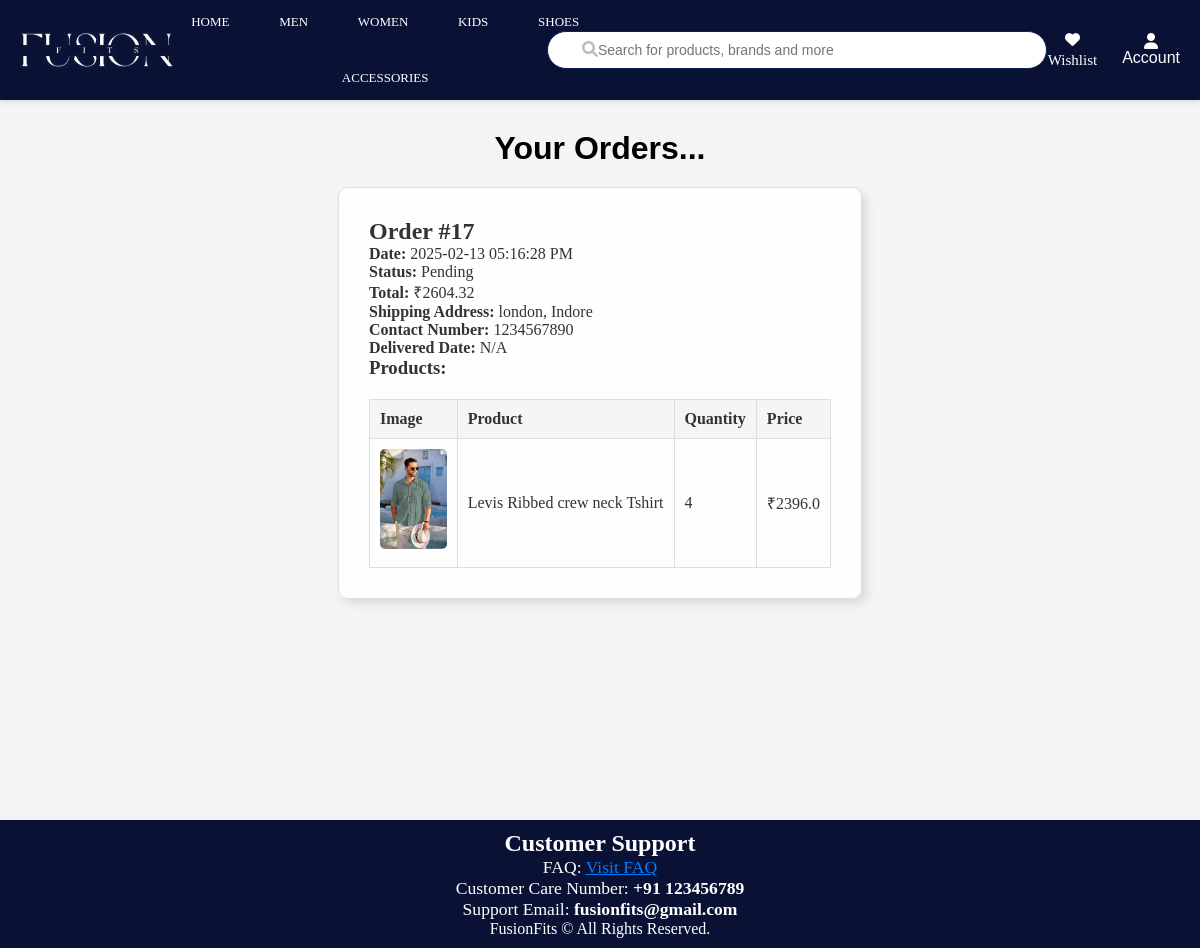
The page /your_orders (signed in) on the database as committed earlier.
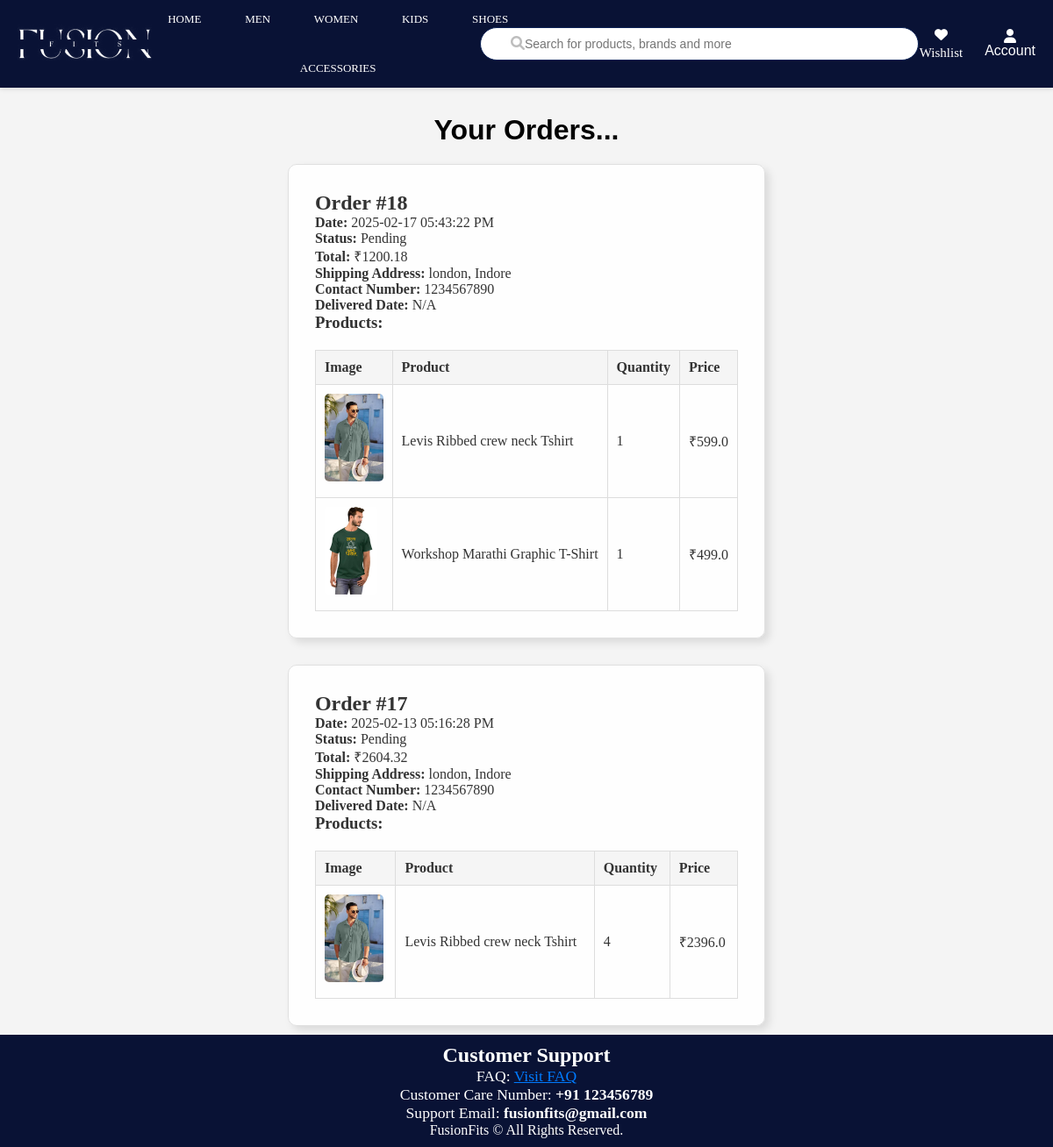
The same page on the database as committed later.
### app/models.py (models this page shows, shortened)
class OrderDetails(db.Model):
    __tablename__ = "order_details"
    id = db.Column(db.Integer, primary_key=True)
    user_name = db.Column(db.String(100), nullable=False)
    user_email = db.Column(db.String(100), nullable=False)
    user_contact = db.Column(db.String(20), nullable=False)
    user_address = db.Column(db.String(200), nullable=False)
    user_city = db.Column(db.String(100), nullable=False)
    subtotal = db.Column(db.Float, nullable=False)
    delivery_charges = db.Column(db.Float, nullable=False)
    grand_total = db.Column(db.Float, nullable=False)
    order_date = db.Column(db.DateTime, nullable=False)
    delivered_date = db.Column(db.DateTime, nullable=True)  # Added Delivered_Date
    user_id = db.Column(db.Integer, db.ForeignKey("user.id",name="u_id"), nullable=False)  # Added user_id
    assigned_delivery_person_id = Column(Integer, ForeignKey("user.id",name="d_id"), nullable=True)
    status_options = Enum("Pending", "In Transit", "Delivered", "Failed")
    status = db.Column(status_options, default="Pending", nullable=False)  # Corrected Enum usage
    user = relationship("User", foreign_keys=[user_id])
    assigned_delivery_person = relationship("User", foreign_keys=[assigned_delivery_person_id])
    products = relationship("Product", secondary="ordered_product", viewonly=True)

class OrderedProduct(db.Model):
    __tablename__ = "ordered_product"
    id = db.Column(db.Integer, primary_key=True)
    order_details_id = db.Column(db.Integer, db.ForeignKey("order_details.id"), nullable=False)  # Foreign key to OrderDetails
    product_id = db.Column(db.Integer, db.ForeignKey("product.id"), nullable=False)
    quantity = db.Column(db.Integer, nullable=False)
    order_amount = db.Column(db.Float, nullable=False)  # Individual item total price
    user_id = db.Column(db.Integer, db.ForeignKey("user.id"), nullable=False)  # Added user_id
    order_details = db.relationship("OrderDetails", backref=db.backref("orders", lazy=True))  # Relationship to OrderDetails
    product = db.relationship("Product", backref=db.backref("order_items", passive_deletes=True))

class ProductImage(db.Model):
    id = db.Column(db.Integer, primary_key=True)
    image_url = db.Column(db.String(255), nullable=False)
    product_id = db.Column(db.Integer, db.ForeignKey("product.id"), nullable=False)

class Product(db.Model):
    __tablename__ = "product"
    id = db.Column(db.Integer, primary_key=True)
    name = db.Column(db.String(100), nullable=False)
    price = db.Column(db.Float, nullable=False)
    description = db.Column(db.String(255), nullable=False)
    category = db.Column(db.String(100), nullable=False)
    quantity = db.Column(db.Integer, nullable=False)
    manufacturer = db.Column(db.String(100), nullable=True)
    country_of_origin = db.Column(db.String(50), nullable=True)
    avg_rating = db.Column(db.Float, nullable=True)
    discount = db.Column(db.Float, default=0.0, nullable=True)
    size = db.Column(db.String(20))  # Ensure this line exists
    colour = db.Column(db.String(20), nullable=True)
    gender = db.Column(db.String(10), nullable=True)  # New field for gender
    images = db.relationship("ProductImage", backref="product", lazy=True)
    ratings = relationship("Rating", back_populates="product")

### app/views.py (the view)
@main.route('/your_orders')
@login_required
def your_orders():
    try:
        orders = (OrderDetails.query
                  .filter_by(user_id=current_user.id)
                  .options(joinedload(OrderDetails.orders).joinedload(OrderedProduct.product).joinedload(Product.images)) #Added image loading
                  .order_by(OrderDetails.order_date.desc())
                  .all())
        if not orders:
            flash("You haven't placed any orders yet.", "info")
            return render_template('your_orders.html', orders=[])
        return render_template('your_orders.html', orders=orders)
    except Exception as e:
        flash(f"An error occurred while fetching your orders: {e}", "danger")
        return redirect(url_for('main.home'))

### app/views.py (called while the page is built)
@main.context_processor
def inject_wishlist():
    if current_user.is_authenticated:
        wishlist_ids = [item.product_id for item in Wishlist.query.filter_by(user_id=current_user.id).all()]
    else:
        wishlist_ids = []
    return dict(wishlist=wishlist_ids)

### app/templates/your_orders.html (shortened to what this page needs)
<!DOCTYPE html>
<html>
<head>
</head>
{% extends 'home.html' %}
{% block content %}
<div class="boxed">
  <header style="text-align: center; background-color: rgba(244, 244, 244, 0.01); color: black; font-family: 'Arial', sans-serif; padding: 20px; border-radius: 10px;">
    <h1>Your Orders...</h1>
</header>
    {% if orders %}
        <div class="orders-container">
            {% for order in orders %}
                <div class="order-card">
                    <h2>Order #{{ order.id }}</h2>
                    <p><strong>Date:</strong> {{ order.order_date.strftime('%Y-%m-%d %I:%M:%S %p') }}</p>
                    <p><strong>Status:</strong> {{ order.status }}</p>
                    <p><strong>Total:</strong> ₹{{ order.grand_total }}</p>
                    <p><strong>Shipping Address:</strong> {{ order.user_address }}, {{ order.user_city }}</p>
                    <p><strong>Contact Number:</strong> {{ order.user_contact }}</p>
                    <p><strong>Delivered Date:</strong> {% if order.delivered_date %}{{ order.delivered_date.strftime('%Y-%m-%d %I:%M:%S %p') }}{% else %}N/A{% endif %}</p>
                    <h3>Products:</h3>
                    <table class="product-table">
                        <thead>
                            <tr>
                                <th>Image</th>
                                <th>Product</th>
                                <th>Quantity</th>
                                <th>Price</th>
                            </tr>
                        </thead>
                        <tbody>
                          {% for item in order.orders %}
                              <tr>
                                  <td>
                                      <div class="product-image-container">
                                          <a href="{{ url_for('main.product_details', product_id=item.product.id) }}">
                                              {% if item.product.images and item.product.images|length > 0 %}
                                                  <img src="{{ url_for('static', filename=item.product.images[0].image_url) }}" alt="{{ item.product.name }}" class="product-image" onerror="this.src='{{ url_for('static', filename='default_image.jpg') }}'">
                                              {% else %}
                                                  <img src="{{ url_for('static', filename='default_image.jpg') }}" alt="{{ item.product.name }}" class="product-image">
                                              {% endif %}
                                          </a>
                                      </div>
                                  </td>
                                  <td>{{ item.product.name }}</td>
                                  <td>{{ item.quantity }}</td>
                                  <td>₹{{ item.order_amount }}</td>
                              </tr>
                          {% endfor %}
                      </tbody>
                    </table>
                </div>
            {% endfor %}
        </div>
    {% else %}
        <p>No orders found.</p>
    {% endif %}
    </div>
{% endblock %}

### app/templates/home.html (shortened to what this page needs)
<!DOCTYPE html>
<html lang="en">
<head>
    <link rel="stylesheet" href="https://cdnjs.cloudflare.com/ajax/libs/font-awesome/6.0.0/css/all.min.css">
    <link rel="stylesheet" href="{{ url_for('static', filename='home.css') }}">
</head>
<body>
    <nav class="navbar">
        <div class="logo">
            <a href="/">
                <img src="{{ url_for('static', filename='videos/FUSIONFITS_LOGO.jpg') }}" alt="FusionFits Logo" ">
            </a>
        </div>
    <nav class="categories-nav">
            <ul >
                <li><a href="/" class="{% if request.path == '/' %}active{% endif %}">HOME</a></li>
                <li><a href="{{ url_for('main.gender_specific', gender='male') }}" class="{% if request.path.startswith('/gender/male') %}active{% endif %}">MEN</a></li>
                <li><a href="{{ url_for('main.gender_specific', gender='female') }}" class="{% if request.path.startswith('/gender/female') %}active{% endif %}">WOMEN</a></li>
                <li><a href="{{ url_for('main.category_specific', category='kids') }}" class="{% if request.path.startswith('/category/kids') %}active{% endif %}">KIDS</a></li>
                <li><a href="{{ url_for('main.category_specific', category='shoes') }}" class="{% if request.path.startswith('/category/shoes') %}active{% endif %}">SHOES</a></li>
                <li><a href="{{ url_for('main.category_specific', category='asccessory') }}" class="{% if request.path.startswith('/category/accessory') %}active{% endif %}">ACCESSORIES</a></li>
            </ul>
        </nav>
            <div class="search-container">
                <form action="{{ url_for('main.search') }}" method="get">
                    <input type="text" name="q" placeholder="Search for products, brands and more" value="{{ request.args.get('q', '') }}">
                    <button type="submit"><i class="fa fa-search"></i></button>
                </form>
            </div>
            <div class="navbar-buttons">
                <a href="{{ url_for('main.cart') }}" class="cart-btn">
                    <span>Cart</span>
                </a>
                <a href="{{ url_for('main.wishlist') }}" class="wishlist-btn">
                    <i class="fa fa-heart"></i>
                    <span>Wishlist</span>
                </a>
                <div class="dropdown navbar-right">
                    <button class="dropbtn">
                    <i class="fa fa-user"></i>
                    <span> Account </span>
                    </button>
                </div>
            </div>
    </nav>
    <main>
        {% block content %}{% endblock %}
    </main>
    <footer>
        <section id="support">
            <h2 style="text-align: center;">Customer Support</h2>
            <p style="text-align: center; font-size: 1.1em;">FAQ: <a href="{{ url_for('main.faq') }}" style="color: #007bff;">Visit FAQ</a></p>
            <p style="text-align: center; font-size: 1.1em;">Customer Care Number: <span style="font-weight: bold;">+91 123456789</span></p>
            <p style="text-align: center; font-size: 1.1em;">Support Email: <span style="font-weight: bold;">fusionfits@gmail.com</span></p>
        </section>
               <p>FusionFits &copy; All Rights Reserved.</p>
</body>
</html>

### app/static/home.css (style rules this page uses)
* { margin: 0; padding-top: 0; box-sizing: border-box; }
body { margin: 0; padding: 0; background-color: #f4f4f4; color: #333; */ }
.logo img { height: 50px; width: auto; filter: invert(1); mix-blend-mode: screen; }
main { min-height: 90vh; padding: 20px; margin-top: 100px; display: flex; justify-content: center; }
.categories-nav { background-color:#091235; display: flex; justify-content: center; flex-wrap: wrap; margin-right: -50px; }
.categories-nav ul { list-style: none; display: flex; justify-content: space-evenly; padding: 0.5rem; margin-bottom: 0px; gap: 40px; flex-wrap: wrap; }
.categories-nav li { display: flex; color: #fff; font-weight: 500; font-size: 13px; transition: color 0.3s ease; }
.categories-nav a { text-decoration: none; color: #fff; font-weight: 500; font-size: 13px; transition: color 0.3s ease; }
.navbar { position: fixed; top: 0; left: 0; width: 100%; height: 100px; z-index: 1000; background-color: #091235; display: flex; align-items: center; justify-content: space-between; padding: 10px 20px; box-shadow: 0px 2px 5px rgba(0, 0, 0, 0.1); }
.search-container { position: relative; display: flex; align-items: center; background-color: #091234; }
.search-container input { padding: 10px 15px; padding-left: 50px; border: 1px solid #0d2357; border-radius: 30px; width: 500px; outline: none; margin-right: -90px; font-size: 14px; }
.search-container button { position: absolute; left: 15px; top: 50%; transform: translateY(-50%); border: none; background: none; cursor: pointer; color:rgba(0, 0, 0, 0.26); }
.cart-btn, .wishlist-btn, .Account { text-decoration: none; color: white; gap: 5px; font-size: 15px; display: flex; flex-direction: column; align-items: center; justify-content: center; padding: 5px; transition: background-color 0.3s ease; }
.navbar-buttons { display: flex; justify-content: space-evenly; align-items: center; gap: 20px; margin-left: 30px; }
.navbar-buttons .dropdown .dropbtn { background: none; border: none; color: white; padding: 0; font-size: 1em; cursor: pointer; text-decoration: none; }
.dropbtn { display: flex; flex-direction: column; align-items: center; justify-content: center; background: none; border: none; cursor: pointer; color: white; font-size: 1em; padding: 8px 10px; transition: transform 0.2s ease; }
footer { background-color:#091235; color: white; text-align: center; padding: 10px 0; width: 100%; bottom: 0; left: 0; position: relative; }
main { min-height: 90vh; padding: 10px; }

Rows that differ between the two databases and show on the page:
added OrderDetails: id "18", order_date "2025-02-17 05:43:22 PM", status "Pending", grand_total "1200.18", user_address "london", user_city "Indore", user_contact "1234567890", shows "N/A"
added OrderedProduct: image_url (picture), product.name "Levis Ribbed crew neck Tshirt", quantity "1", order_amount "599.0", shown under "18"
added OrderedProduct: image_url (picture), product.name "Workshop Marathi Graphic T-Shirt", quantity "1", order_amount "499.0", shown under "18"
